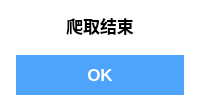
<?xml version="1.0" encoding="UTF-8"?>
<ui version="4.0">
 <class>dialog_ans</class>
 <widget class="QWidget" name="dialog_ans">
  <property name="geometry">
   <rect>
    <x>0</x>
    <y>0</y>
    <width>200</width>
    <height>100</height>
   </rect>
  </property>
  <property name="minimumSize">
   <size>
    <width>200</width>
    <height>100</height>
   </size>
  </property>
  <property name="maximumSize">
   <size>
    <width>200</width>
    <height>100</height>
   </size>
  </property>
  <property name="sizeIncrement">
   <size>
    <width>200</width>
    <height>100</height>
   </size>
  </property>
  <property name="windowTitle">
   <string>爬取结果</string>
  </property>
  <property name="styleSheet">
   <string notr="true">background:rgb(255, 255, 255)</string>
  </property>
  <widget class="QLabel" name="label">
   <property name="geometry">
    <rect>
     <x>0</x>
     <y>0</y>
     <width>200</width>
     <height>50</height>
    </rect>
   </property>
   <property name="sizePolicy">
    <sizepolicy hsizetype="Fixed" vsizetype="Fixed">
     <horstretch>0</horstretch>
     <verstretch>0</verstretch>
    </sizepolicy>
   </property>
   <property name="minimumSize">
    <size>
     <width>200</width>
     <height>50</height>
    </size>
   </property>
   <property name="maximumSize">
    <size>
     <width>200</width>
     <height>50</height>
    </size>
   </property>
   <property name="baseSize">
    <size>
     <width>200</width>
     <height>50</height>
    </size>
   </property>
   <property name="font">
    <font>
     <pointsize>13</pointsize>
     <weight>75</weight>
     <bold>true</bold>
    </font>
   </property>
   <property name="text">
    <string>爬取结束</string>
   </property>
   <property name="alignment">
    <set>Qt::AlignCenter</set>
   </property>
  </widget>
  <widget class="QPushButton" name="buton_ok">
   <property name="geometry">
    <rect>
     <x>16</x>
     <y>55</y>
     <width>168</width>
     <height>40</height>
    </rect>
   </property>
   <property name="font">
    <font>
     <pointsize>13</pointsize>
     <weight>75</weight>
     <bold>true</bold>
    </font>
   </property>
   <property name="styleSheet">
    <string notr="true">color:rgb(255, 255, 255);
border:none;
background:#4ea3fa;</string>
   </property>
   <property name="text">
    <string>OK</string>
   </property>
  </widget>
 </widget>
 <resources/>
 <connections/>
</ui>
